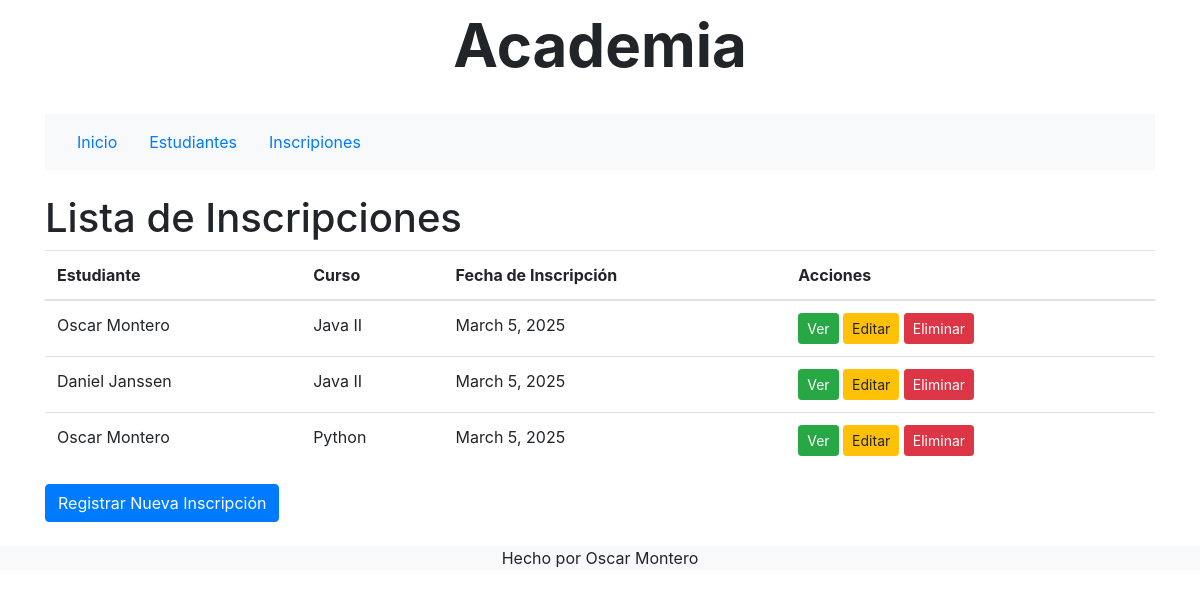
Screenshot of /inscripciones/ with the database file from the repository.
### academia/models.py (models this page shows, shortened)
class Inscripcion(models.Model):
    estudiante = models.ForeignKey(Estudiante, on_delete=models.CASCADE)
    curso = models.ForeignKey(Curso, on_delete=models.CASCADE)
    fecha_inscripcion = models.DateField(auto_now_add=True)

class Estudiante(models.Model):
    nombre = models.CharField(max_length=100)
    correo = models.EmailField(unique=True)

class Curso(models.Model):
    nombre = models.CharField(max_length=150)
    descripcion = models.TextField()

### academia/views.py (the view)
# urls.py: path('inscripciones/', views.inscripcion_list, name='inscripcion_list'),
def inscripcion_list(request):
    inscripciones = Inscripcion.objects.all()
    return render(request, 'inscripcion_list.html', {'inscripciones': inscripciones})

### academia/templates/inscripcion_list.html (shortened to what this page needs)
{% extends 'index.html' %}
{% block content %}
<h1>Lista de Inscripciones</h1>
<table class="table">
    <thead>
        <tr>
            <th>Estudiante</th>
            <th>Curso</th>
            <th>Fecha de Inscripción</th>
            <th>Acciones</th>
        </tr>
    </thead>
    <tbody>
        {% for inscripcion in inscripciones %}
        <tr>
            <td>{{ inscripcion.estudiante.nombre }}</td>
            <td>{{ inscripcion.curso.nombre }}</td>
            <td>{{ inscripcion.fecha_inscripcion }}</td>
            <td>
                <a href="{% url 'inscripcion_detail' inscripcion.id %}" class="btn btn-success btn-sm">Ver</a>
                <a href="{% url 'inscripcion_edit' inscripcion.id %}" class="btn btn-warning btn-sm">Editar</a>
                <button onclick="showDeleteModal('{{ inscripcion.id }}')" class="btn btn-danger btn-sm">Eliminar</button>
            </td>
        </tr>
        {% endfor %}
    </tbody>
</table>
<a href="{% url 'inscripcion_create' %}" class="btn btn-primary">Registrar Nueva Inscripción</a>
{% endblock %}

### academia/templates/index.html (shortened to what this page needs)
{% load static %}
<!DOCTYPE html>
<html lang="es">
<head>
	<link href="https://stackpath.bootstrapcdn.com/bootstrap/4.5.2/css/bootstrap.min.css" rel="stylesheet">
</head>
<body>
	<div style="text-align: center; align-content: center;">
		<a style="font-size: 60px; font-weight: bold;">Academia</a>
		<div class="container mt-4">
			<nav class="navbar navbar-expand-lg navbar-light bg-light">
				<div class="collapse navbar-collapse">
					<a class="nav-link" href="{% url 'home' %}">Inicio</a>
					<a class="nav-link" href="{% url 'estudiante_list' %}">Estudiantes</a>
					<a class="nav-link" href="{% url 'inscripcion_list' %}">Inscripiones</a>
				</div>
			</nav>
		</div>
	</div>
	<div class="container mt-4">
		{% block content %}{% endblock %}
	</div>
	<footer class="footer bg-light text-center mt-4">
		<p>Hecho por Oscar Montero</p>
	</footer>
</body>
</html>

### rows the page displays
Inscripcion: estudiante.nombre "Oscar Montero", curso.nombre "Java II", fecha_inscripcion "March 5, 2025"
Inscripcion: estudiante.nombre "Daniel Janssen", curso.nombre "Java II", fecha_inscripcion "March 5, 2025"
Inscripcion: estudiante.nombre "Oscar Montero", curso.nombre "Python", fecha_inscripcion "March 5, 2025"
